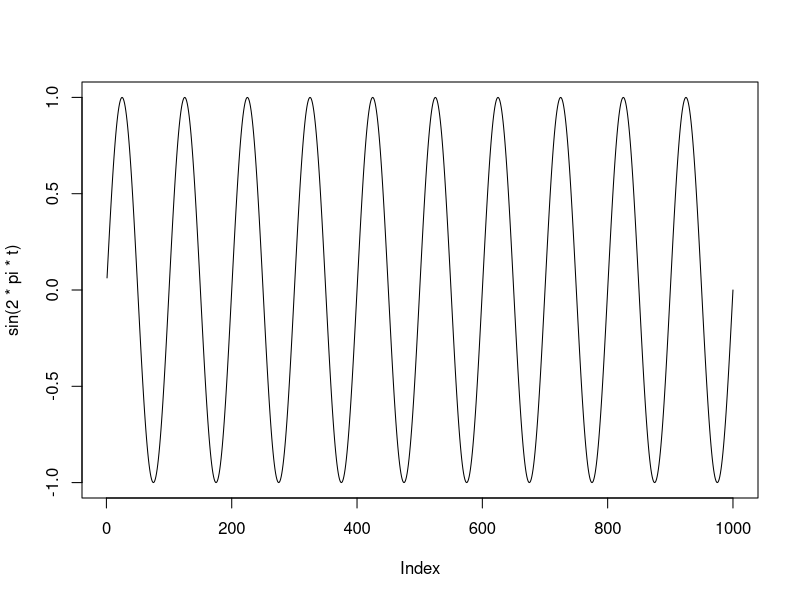
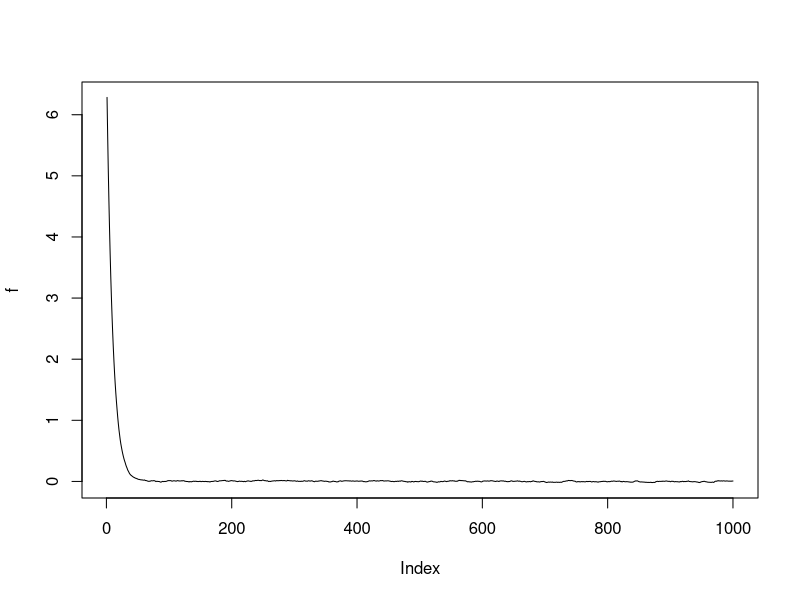
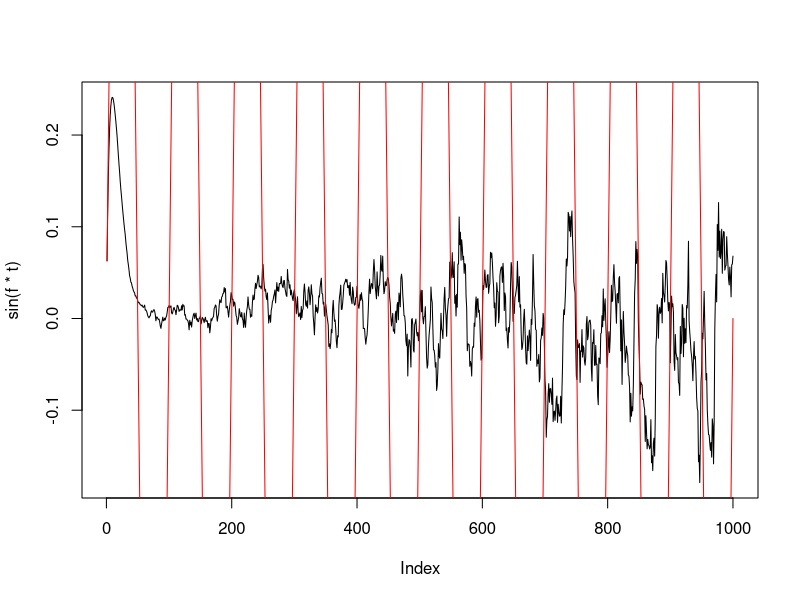

These charts were generated, in order, by the following R code: (Note: this script raises an error after producing the figures.)

# Time range (50 cycles)
t = 1:1000
t = t/100
#t = rep(t, 10)

plot(sin(2*pi*t), type="lines")

# Create a non stationary series determining the frequency
f = rep(NA, length(t))
f[1] = 2*pi
for (i in 2:length(t)){
  f[i] = 0.9*f[i - 1] + rnorm(1, 0, 0.001*pi)
}

plot(f, type="lines")

plot(sin(f*t), type="lines")
lines(sin(2*pi*t), col="red")

y = sin(f*t)

stft(y)
